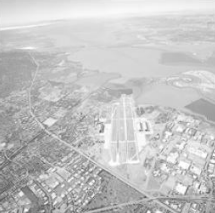
#> input picture Week 4/IntensityTransformation/map.png, 215 x 213 px
$ python GammaCorrection.py
#> lines starting #> are read from the running program, lines starting #| are printed output that depends on the picture
import numpy as np
import cv2

# Define input image
input_image = cv2.imread('map.png', 0)
#> input_image is the input picture: shape (213, 215); min 79, max 255, mean 196.4

#determine the maximum pixel value
max_pixel = np.max(input_image)
#> max_pixel = 255
gamma = 3

# Apply gamma correction
output_image = np.array(1*(np.power(input_image/max_pixel, gamma)))
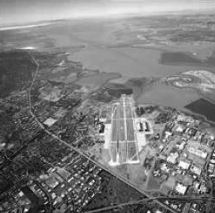
#> output_image: shape (213, 215) float64; min 0.0297, max 1, mean 0.486

# Display the input and output images
cv2.imshow('input', input_image)
cv2.imshow('gamma corrected', output_image)

key = cv2.waitKey(0)
#> (key Esc is pressed here)


print(max_pixel)
#| 255
